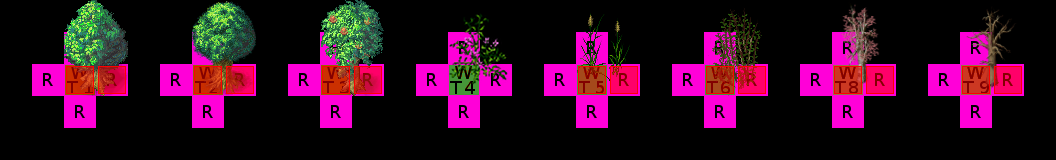

This is a level from a 2D game, rendered from its Tiled map with the project's own tilesets. A one-line summary and the map file follow, with tile-layer data summarised:
An orthogonal 33x5 tile map with 32x32 px tiles, 4 tile layers (RuleRegions, RuleSet, rule_Fringe, rule_Collision), 2 hidden layers not drawn, 8 tilesets.

<map version="1.0" orientation="orthogonal" width="33" height="5" tilewidth="32" tileheight="32">
 <properties>
  <property name="minimap" value="graphics/minimaps/014-1.png" />
  <property name="music" value="The Mana World - The Forest.ogg" />
  <property name="name" value="Woodland" />
  <property name="overlay0image" value="graphics/images/ambient/clouds.png" />
  <property name="overlay0parallax" value="1.0" />
  <property name="overlay0scrollX" value="0.2" />
  <property name="overlay0scrollY" value="0.1" />
 </properties>
 <tileset firstgid="1" name="Woodland" tilewidth="32" tileheight="32">
  <image source="../graphics/tiles/Woodland_ground.png" width="512" height="512" />
 </tileset>
 <tileset firstgid="257" name="Woodland x2" tilewidth="32" tileheight="64">
  <image source="../graphics/tiles/Woodland_x2.png" width="512" height="128" />
 </tileset>
 <tileset firstgid="289" name="Woodland x3" tilewidth="32" tileheight="96">
  <image source="../graphics/tiles/Woodland_x3.png" width="512" height="192" />
 </tileset>
 <tileset firstgid="321" name="Woodland Village" tilewidth="32" tileheight="32">
  <image source="../graphics/tiles/Woodland_village.png" width="512" height="512" />
 </tileset>
 <tileset firstgid="577" name="Woodland Water" tilewidth="32" tileheight="32">
  <image source="../graphics/tiles/Woodland_water.png" width="512" height="96" />
 </tileset>
 <tileset firstgid="625" name="Collision" tilewidth="32" tileheight="32">
  <image source="../graphics/tiles/collision.png" width="64" height="32" />
 </tileset>
 <tileset firstgid="627" name="set_rules" tilewidth="32" tileheight="32">
  <image source="../graphics/tiles/set_rules.png" width="32" height="32" />
 </tileset>
 <tileset firstgid="628" name="set_woodland" tilewidth="32" tileheight="32">
  <image source="../graphics/tiles/set_woodland.png" width="192" height="192" />
 </tileset>
 <layer name="RuleRegions" width="33" height="5">
  <data>[165 cells, 40 non-empty, 1 distinct tile ids]</data>
 </layer>
 <layer name="RuleSet" width="33" height="5">
  <data>[165 cells, 8 non-empty, 8 distinct tile ids]</data>
 </layer>
 <layer name="rule_Ground" width="33" height="5" visible="0">
  <data>[165 cells, 0 non-empty, 0 distinct tile ids]</data>
 </layer>
 <layer name="rule_Fringe" width="33" height="5">
  <data>[165 cells, 16 non-empty, 16 distinct tile ids]</data>
 </layer>
 <layer name="rule_Over" width="33" height="5" visible="0">
  <data>[165 cells, 0 non-empty, 0 distinct tile ids]</data>
 </layer>
 <layer name="rule_Collision" width="33" height="5">
  <data>[165 cells, 14 non-empty, 1 distinct tile ids]</data>
 </layer>
</map>
